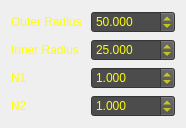
<?xml version="1.0" encoding="UTF-8"?>
<ui version="4.0">
 <class>SuperToroidEditor</class>
 <widget class="QDialog" name="SuperToroidEditor">
  <property name="geometry">
   <rect>
    <x>0</x>
    <y>0</y>
    <width>186</width>
    <height>114</height>
   </rect>
  </property>
  <property name="windowTitle">
   <string>Super Toroid Editor</string>
  </property>
  <layout class="QGridLayout" name="gridLayout">
   <item row="0" column="0">
    <layout class="QHBoxLayout" name="horizontalLayout">
     <item>
      <layout class="QVBoxLayout" name="verticalLayout_2">
       <item>
        <widget class="QLabel" name="label_4">
         <property name="styleSheet">
          <string notr="true">color: rgb(255, 255, 0);</string>
         </property>
         <property name="text">
          <string>Outer Radius</string>
         </property>
        </widget>
       </item>
       <item>
        <widget class="QLabel" name="label_3">
         <property name="styleSheet">
          <string notr="true">color: rgb(255, 255, 0);</string>
         </property>
         <property name="text">
          <string>Inner Radius</string>
         </property>
        </widget>
       </item>
       <item>
        <widget class="QLabel" name="label">
         <property name="styleSheet">
          <string notr="true">color: rgb(255, 255, 0);</string>
         </property>
         <property name="text">
          <string>N1</string>
         </property>
        </widget>
       </item>
       <item>
        <widget class="QLabel" name="label_2">
         <property name="styleSheet">
          <string notr="true">color: rgb(255, 255, 0);</string>
         </property>
         <property name="text">
          <string>N2</string>
         </property>
        </widget>
       </item>
      </layout>
     </item>
     <item>
      <layout class="QVBoxLayout" name="verticalLayout">
       <item>
        <widget class="QDoubleSpinBox" name="doubleSpinBoxOutRad">
         <property name="styleSheet">
          <string notr="true">color: rgb(255, 255, 0);
background-color: rgb(76, 76, 76);
</string>
         </property>
         <property name="decimals">
          <number>3</number>
         </property>
         <property name="minimum">
          <double>0.001000000000000</double>
         </property>
         <property name="maximum">
          <double>99999.000000000000000</double>
         </property>
         <property name="singleStep">
          <double>0.100000000000000</double>
         </property>
         <property name="value">
          <double>50.000000000000000</double>
         </property>
        </widget>
       </item>
       <item>
        <widget class="QDoubleSpinBox" name="doubleSpinBoxInnRad">
         <property name="styleSheet">
          <string notr="true">color: rgb(255, 255, 0);
background-color: rgb(76, 76, 76);
</string>
         </property>
         <property name="decimals">
          <number>3</number>
         </property>
         <property name="minimum">
          <double>0.001000000000000</double>
         </property>
         <property name="maximum">
          <double>99999.000000000000000</double>
         </property>
         <property name="singleStep">
          <double>0.100000000000000</double>
         </property>
         <property name="value">
          <double>25.000000000000000</double>
         </property>
        </widget>
       </item>
       <item>
        <widget class="QDoubleSpinBox" name="doubleSpinBoxN1">
         <property name="styleSheet">
          <string notr="true">color: rgb(255, 255, 0);
background-color: rgb(76, 76, 76);
</string>
         </property>
         <property name="decimals">
          <number>3</number>
         </property>
         <property name="minimum">
          <double>0.001000000000000</double>
         </property>
         <property name="maximum">
          <double>15.000000000000000</double>
         </property>
         <property name="singleStep">
          <double>0.100000000000000</double>
         </property>
         <property name="value">
          <double>1.000000000000000</double>
         </property>
        </widget>
       </item>
       <item>
        <widget class="QDoubleSpinBox" name="doubleSpinBoxN2">
         <property name="styleSheet">
          <string notr="true">color: rgb(255, 255, 0);
background-color: rgb(76, 76, 76);
</string>
         </property>
         <property name="decimals">
          <number>3</number>
         </property>
         <property name="minimum">
          <double>0.001000000000000</double>
         </property>
         <property name="maximum">
          <double>15.000000000000000</double>
         </property>
         <property name="singleStep">
          <double>0.100000000000000</double>
         </property>
         <property name="value">
          <double>1.000000000000000</double>
         </property>
        </widget>
       </item>
      </layout>
     </item>
    </layout>
   </item>
  </layout>
 </widget>
 <layoutdefault spacing="6" margin="11"/>
 <resources/>
 <connections/>
</ui>
